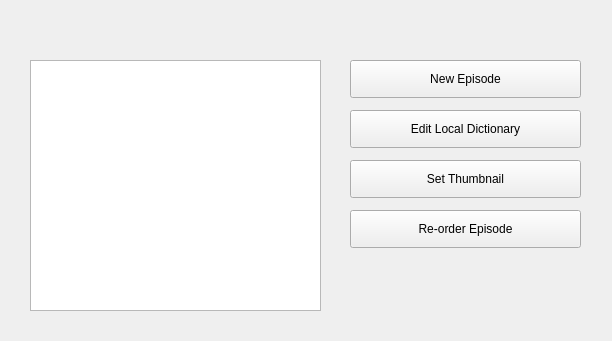
<?xml version="1.0" encoding="UTF-8"?>
<ui version="4.0">
 <class>AnimeManagerFragment</class>
 <widget class="QWidget" name="AnimeManagerFragment">
  <property name="geometry">
   <rect>
    <x>0</x>
    <y>0</y>
    <width>612</width>
    <height>341</height>
   </rect>
  </property>
  <property name="minimumSize">
   <size>
    <width>612</width>
    <height>341</height>
   </size>
  </property>
  <property name="maximumSize">
   <size>
    <width>612</width>
    <height>341</height>
   </size>
  </property>
  <property name="windowTitle">
   <string>Manage Anime</string>
  </property>
  <widget class="QListWidget" name="listWidget">
   <property name="geometry">
    <rect>
     <x>30</x>
     <y>60</y>
     <width>291</width>
     <height>251</height>
    </rect>
   </property>
  </widget>
  <widget class="QPushButton" name="pushButton_new_ep">
   <property name="geometry">
    <rect>
     <x>350</x>
     <y>60</y>
     <width>231</width>
     <height>38</height>
    </rect>
   </property>
   <property name="text">
    <string>New Episode</string>
   </property>
  </widget>
  <widget class="QPushButton" name="pushButton_dict">
   <property name="geometry">
    <rect>
     <x>350</x>
     <y>110</y>
     <width>231</width>
     <height>38</height>
    </rect>
   </property>
   <property name="text">
    <string>Edit Local Dictionary</string>
   </property>
  </widget>
  <widget class="QPushButton" name="pushButton_thumb">
   <property name="geometry">
    <rect>
     <x>350</x>
     <y>160</y>
     <width>231</width>
     <height>38</height>
    </rect>
   </property>
   <property name="text">
    <string>Set Thumbnail</string>
   </property>
  </widget>
  <widget class="QPushButton" name="pushButton_reorder">
   <property name="geometry">
    <rect>
     <x>350</x>
     <y>210</y>
     <width>231</width>
     <height>38</height>
    </rect>
   </property>
   <property name="text">
    <string>Re-order Episode</string>
   </property>
  </widget>
  <widget class="QLabel" name="label_title">
   <property name="geometry">
    <rect>
     <x>30</x>
     <y>10</y>
     <width>551</width>
     <height>31</height>
    </rect>
   </property>
   <property name="text">
    <string/>
   </property>
   <property name="alignment">
    <set>Qt::AlignmentFlag::AlignCenter</set>
   </property>
  </widget>
 </widget>
 <resources/>
 <connections/>
</ui>
